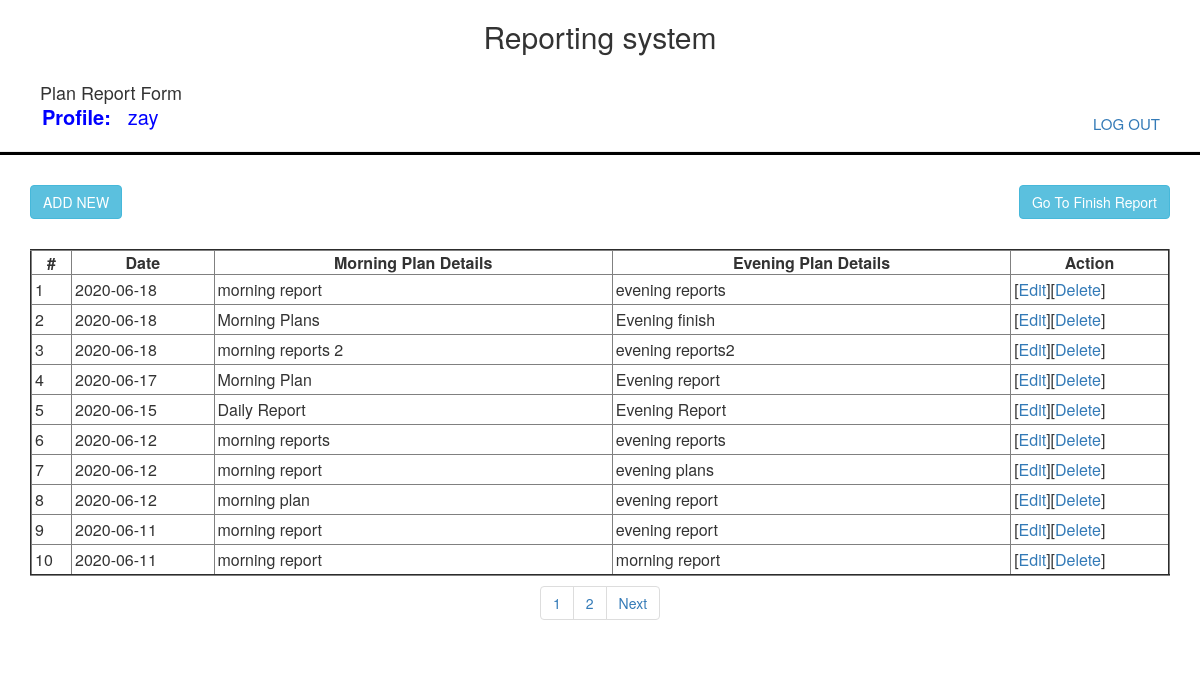
/ (signed in), run on the app's committed database.
### tables this page shows
CREATE TABLE `plan_report` (
  `uid` int(11) NOT NULL,
  `user_id` int(11) NOT NULL,
  `ndate` date NOT NULL,
  `morning_plan` text NOT NULL,
  `evening_plan` text NOT NULL,
  `created_date` datetime NOT NULL,
  `updated_date` datetime NOT NULL
);

### index.php (the view, shortened to what this page needs)
<?php
include ("header.php");
$auth =isset($_SESSION['auth']);
?>
<?php if ($auth) {?>
<?php
include("db_controller.php");
$id=$_SESSION['id'];
if (isset($_GET['page'])) {
  $page = $_GET['page'];
} else {
  $page = 1;
}
$num_results_on_page = 10;
$offset = ($page-1) * $num_results_on_page;
$total_pages_sql = "SELECT COUNT(*) FROM plan_report WHERE user_id=$id";
$result = mysqli_query($conn,$total_pages_sql);
$total_pages = mysqli_fetch_array($result)[0];
$sql = "SELECT * FROM plan_report WHERE user_id=$id ORDER BY ndate DESC LIMIT $offset, $num_results_on_page" ;
$rows=$offset+1;
$res_data = mysqli_query($conn,$sql);
?>
<html>
<head>
  <link rel="stylesheet" href="https://maxcdn.bootstrapcdn.com/bootstrap/3.4.1/css/bootstrap.min.css">
</head>
<body>
  <div class="container">
  <div class="card">
    <div class="form-group">
      <div class="table-responsive" id="dynamic_content">
        <button type="button"  class="btn btn-info" data-toggle="modal" data-target="#myModal">ADD NEW</button>
        <button class="btn btn-info" style="float: right; color:"><a href="finishreport.php" class="new" style="display: inline; text-align: center;color: white; text-decoration: none;">Go To Finish Report</a></button><br>
</div>
  <table cellpadding="10" cellspacing="1" border="2"  style="margin-top:20px; height: auto;width:100%;" class="tablebody">
    <thead>
      <tr>
        <th><strong>#</strong></th>
        <th><strong>Date</strong></th>
        <th><strong>Morning Plan Details</strong></th>
        <th><strong>Evening Plan Details</strong></th>
        <th><strong>Action</strong></th>
      </tr>
    </thead>
    <tbody>
    <?php while($row = mysqli_fetch_array($res_data)):?>
      <tr>
        <td><?php echo $rows++;?></td>
        <td><?php echo $row['ndate'];?></td>
        <td style="width:35%;"><?php echo $row['morning_plan'];?></td>
        <td style="width:35%;"><?php echo $row['evening_plan'];?></td>
        <td>
          [<a href="edit.php?uid=<?php echo $row['uid']?>">Edit</a>][<a href="delete.php?uid=<?php echo $row['uid']?>"onClick="return confirm('are you sure you want to delete??');">Delete</a>]</td>
        </tr>
      <?php endwhile;?>
    </tbody>
  </table>
  <?php if (ceil($total_pages / $num_results_on_page) > 0): ?>
    <ul class="pagination">
    <li class="currentpage"><a href="index.php?page=<?php echo $page ?>"><?php echo $page ?></a></li>
    <?php if ($page+1 < ceil($total_pages / $num_results_on_page)+1): ?><li class="page"><a href="index.php?page=<?php echo $page+1 ?>"><?php echo $page+1 ?></a></li><?php endif; ?>
    <?php if ($page < ceil($total_pages / $num_results_on_page)): ?>
      <li class="next"><a href="index.php?page=<?php echo $page+1 ?>">Next</a></li>
    <?php endif; ?>
  </ul>
<?php endif; ?>
</div>
</body>
</html>
<?php } else {
header('location:login.php');
 } ?>

### header.php (style rules this page uses)
.modal-body tr, td { padding: 3px; }

### index.php (style rules this page uses)
.pagination { padding:10px; margin:0px 150px 0px 500px; }
.modal-body tr, td { padding: 3px; }
.btn { margin:10px 0px 10px 0px; }
th { text-align: center; }

### data on the page
plan_report: ndate "2020-06-18", morning_plan "morning report", evening_plan "evening reports"
plan_report: ndate "2020-06-18", morning_plan "Morning Plans", evening_plan "Evening finish"
plan_report: ndate "2020-06-18", morning_plan "morning reports 2", evening_plan "evening reports2"
plan_report: ndate "2020-06-17", morning_plan "Morning Plan", evening_plan "Evening report"
plan_report: ndate "2020-06-15", morning_plan "Daily Report", evening_plan "Evening Report"
plan_report: ndate "2020-06-12", morning_plan "morning reports", evening_plan "evening reports"
plan_report: ndate "2020-06-12", morning_plan "morning report", evening_plan "evening plans"
plan_report: ndate "2020-06-12", morning_plan "morning plan", evening_plan "evening report"
plan_report: ndate "2020-06-11", morning_plan "morning report", evening_plan "evening report"
plan_report: ndate "2020-06-11", morning_plan "morning report", evening_plan "morning report"

### other printed values
$_SESSION['name'] "zay"
$page "1"
$page+1 "2"
